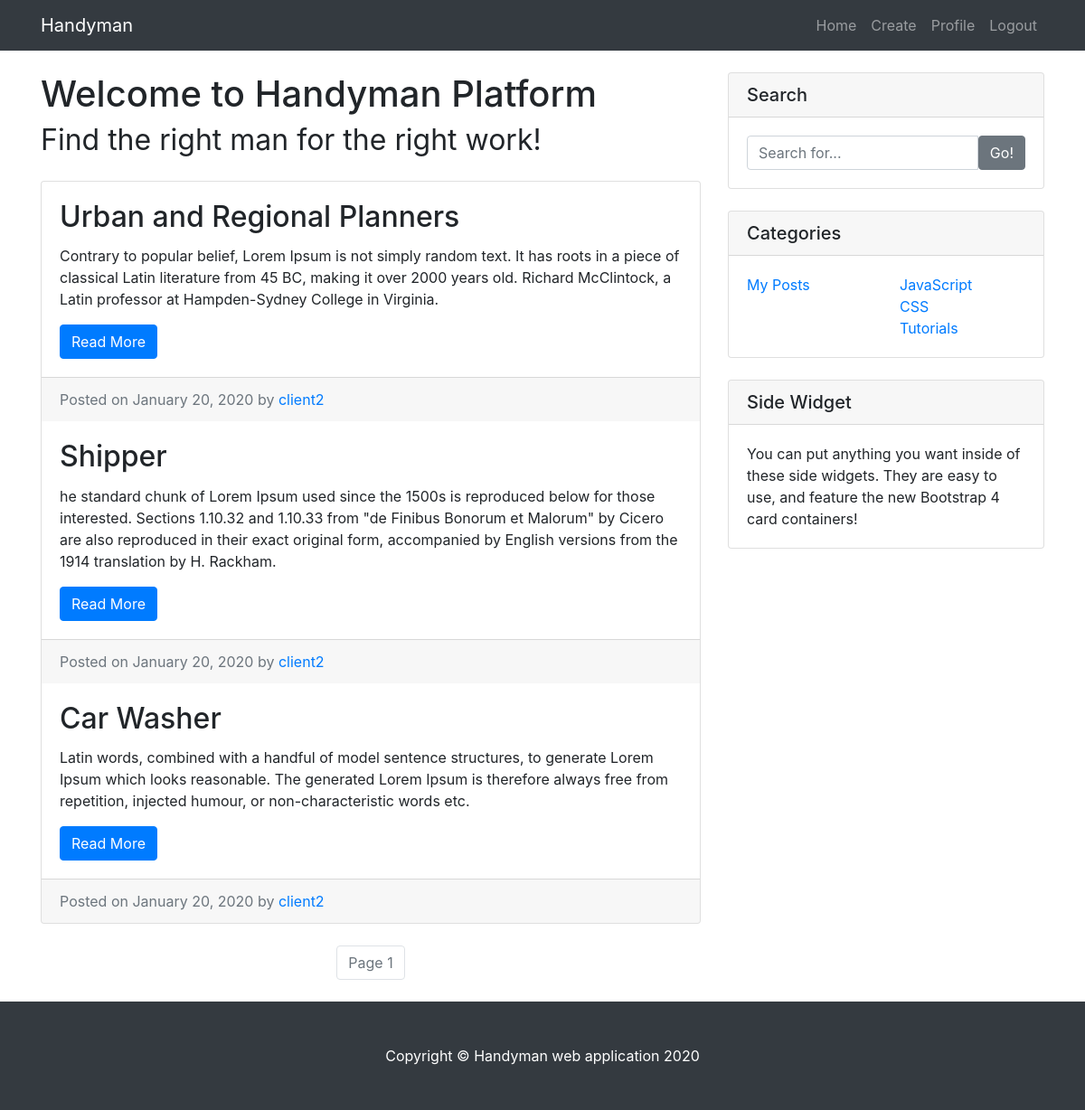
The page /mylist/ (signed in) on the database its author committed.
### main/models.py (models this page shows, shortened)
class Post(models.Model):
    title = models.CharField(max_length=200)
    context = models.CharField(max_length=500)
    date_posted = models.DateTimeField(default=timezone.now)
    author = models.ForeignKey(User , on_delete=models.CASCADE)

### main/views.py (the view)
# urls.py: path('mylist/', PostListMyViews.as_view(), name='main-mylist'),
class PostListMyViews(ListView):
    model = Post
    paginate_by = 5
    template_name = 'main/post_my_list.html'
    def get_queryset(self):
        qs = super().get_queryset()
        return qs.filter(author=self.request.user)

### main/templates/main/post_my_list.html (shortened to what this page needs)
{% extends "main/base.html" %}
{% block content %}
  <div class="card mb-4">
    {% for post in object_list %}
      <div class="card-body">
        <h2 class="card-title">{{ post.title }}</h2>
        <p class="card-text">{{ post.context }}</p>
        <a href="{% url 'main-detail' post.id %}" class="btn btn-primary">Read More</a>
      </div>
      <div class="card-footer text-muted">
        Posted on {{ post.date_posted| date:"F d, Y" }} by
        {% if user == post.author and user.is_authenticated %}
          <a href="{% url 'users-profile' %}">{{ post.author }}</a>
        {% elif user.is_authenticated %}
          <a href="{% url 'main-contact' post.author %}">{{ post.author }}</a>
        {% else %}
          <a href="{% url 'main-contact' post.author %}">{{ post.author }}</a>
        {% endif %}
      </div>
    {% endfor %}
  </div>
{% endblock %}
{% block pagination %}
  <ul class="pagination justify-content-center mb-4">
      <li class="page-item disabled">
        <span class="page-link">Page {{ page_obj.number }}</span>
      </li>
  </ul>
{% endblock %}

### main/static/main/css/blog-home.css (style rules this page uses)
body { padding-top: 56px; }

### rows shown on the page
Post: title "Urban and Regional Planners", context "Contrary to popular belief, Lorem Ipsum is not simply random text. It has roots in a piece of classical Latin literature from 45 BC, making it over 2000 years old. Richard McClintock, a Latin professor at Hampden-Sydney College in Virginia.", date_posted "January 20, 2020", author "client2"
Post: title "Shipper", context "he standard chunk of Lorem Ipsum used since the 1500s is reproduced below for those interested. Sections 1.10.32 and 1.10.33 from \"de Finibus Bonorum et Malorum\" by Cicero are also reproduced in their exact original form, accompanied by English versions from the 1914 translation by H. Rackham.", date_posted "January 20, 2020", author "client2"
Post: title "Car Washer", context "Latin words, combined with a handful of model sentence structures, to generate Lorem Ipsum which looks reasonable. The generated Lorem Ipsum is therefore always free from repetition, injected humour, or non-characteristic words etc.", date_posted "January 20, 2020", author "client2"

### other values the page prints
{{ page_obj.number }} "1"
